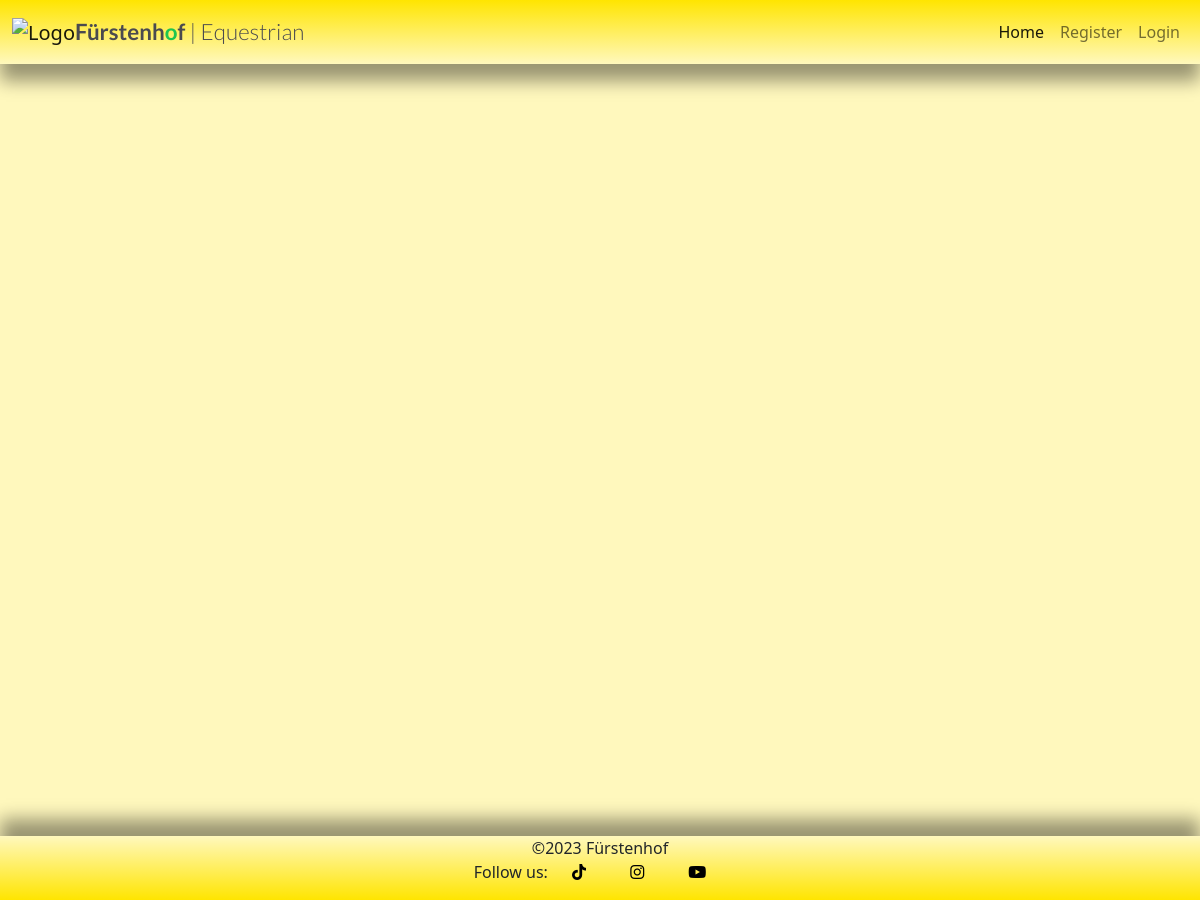
The page /horses/ on the database as committed earlier.
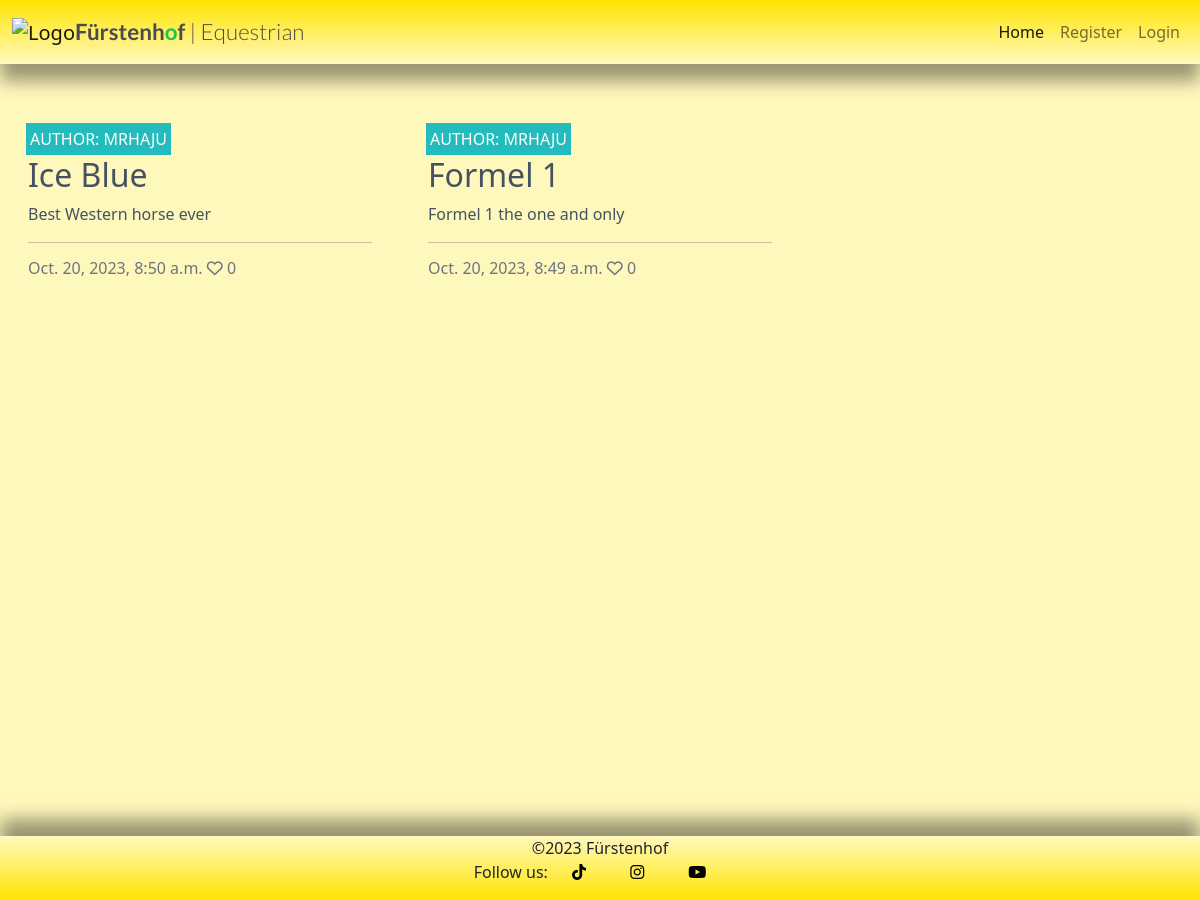
The same page on the database as committed later.
### horse_planer/models.py (models this page shows, shortened)
class Post(models.Model):
    title = models.CharField(max_length=200, unique=True)
    slug = models.SlugField(max_length=200, unique=True)
    author = models.ForeignKey(User, on_delete=models.CASCADE, related_name="blog_posts")
    updated_on = models.DateTimeField(auto_now=True)
    content = models.TextField()
    featured_image = CloudinaryField("image", default="placeholder")
    excerpt = models.TextField(blank=True)
    created_on = models.DateTimeField(auto_now_add=True)
    status = models.IntegerField(choices=STATUS, default=0)
    likes = models.ManyToManyField(User, related_name="blog_likes", blank=True)
    blog_image = models.ImageField(upload_to='upload/', verbose_name='Blog Image')
    class Meta:
        ordering = ["-created_on"]
    def number_of_likes(self):
        return self.likes.count()

### horse_planer/views.py (the view)
# urls.py: path('horses/', views.HorsesView.as_view(), name='horses'),
class HorsesView(generic.ListView):
    model = Post
    queryset = Post.objects.filter(status=1).order_by("-created_on")
    template_name = "horses.html"
    paginate_by = 6

### templates/horses.html (shortened to what this page needs)
{% extends "base.html" %}
{% block content %}
<div class="container-fluid">
    <div class="row">
        <div class="col-12 mt-3 left">
            <div class="row">
                {% for post in post_list %}
                <div class="col-md-4">
                    <div class="card mb-4">
                        <div class="card-body">
                            <div class="image-container">
                                <div class="image-flash">
                                    <p class="author">Author: {{ post.author }}</p>
                                </div>
                            </div>
                            <a href="{% url 'post_detail' post.slug %}" class="post-link">
                                <h2 class="card-title">{{ post.title }}</h2>
                                <p class="card-text">{{ post.excerpt }}</p>
                            </a>
                            <hr />
                            <p class="card-text text-muted h6">{{ post.created_on}} <i class="far fa-heart"></i>
                                {{ post.number_of_likes }}</p>
                        </div>
                    </div>
                </div>
                {% endfor %}
            </div>
        </div>
    </div>
</div>
{% endblock content %}

### templates/base.html (shortened to what this page needs)
{% load static %}
<!DOCTYPE html>
<html class="h-100">
<head>
    <link rel="stylesheet" href="https://cdnjs.cloudflare.com/ajax/libs/font-awesome/5.15.3/css/all.min.css">
    <link href="https://cdn.jsdelivr.net/npm/bootstrap@5.0.1/dist/css/bootstrap.min.css" rel="stylesheet"
>
    <link rel="stylesheet" href="{% static 'css/style.css' %}">
</head>
<body class="d-flex flex-column min-vh-100 main-bg">
    <nav class="navbar navbar-expand-lg navbar-light red-o">
        <div class="container-fluid navbar">
            <div class="Logo"><a class="navbar-brand" href="{% url 'home' %}"><img
                    src="https://res.cloudinary.com/db6t1xmmn/image/upload/f_auto,q_auto/lr0yetaokaao3dccozli"
                    alt="Logo" class="navbar-logo"></a></div>
                    <a class="navbar-brand" href="{% url 'home' %}"><span class="brand">Fürstenh<span class="red-o">o</span>f <span class="thin">| Equestrian</span></span></span></a>
            <div class="collapse navbar-collapse" id="navbarText">
                <ul class="navbar-nav ml-auto">
                    <li class="nav-item">
                        <a class="nav-link active" aria-current="page" href="{% url 'home' %}">Home</a>
                    </li>
                    {% if user.is_authenticated %}
                    <li class="nav-item">
                        <a id="horsenavtop" class="nav-link" href="{% url 'horses' %}">Horses</a>
                    </li>
                    <li class="nav-item">
                        <a class="nav-link" href="{% url 'account_logout' %}">Logout</a>
                    </li>
                    {% else %}
                    <li class="nav-item">
                        <a class="nav-link" href="{% url 'account_signup' %}">Register</a>
                    </li>
                    <li class="nav-item">
                        <a class="nav-link" href="{% url 'account_login' %}">Login</a>
                    </li>
                    {% endif %}
                </ul>
            </div>
        </div>
    </nav>
    <main class="col-md-12 col-lg-12  min-vh-100 main-bg maincontent">
        {% block content %}{% endblock content %}
    </main>
    <footer class="footer  text-center text-lg-start fixed-bottom">
        <p class="m-0 text-center">©2023 Fürstenhof</p>
        <p class="m-0 text-center ">Follow us:
            <a href="https://www.tiktok.com/@fuerstenhof_as" target="_blank" rel="noopener" aria-label="visit our Tiktok page"><i class="fa-brands fa-tiktok" style="color: #000000;"></i></a>
            <a href="https://www.instagram.com/fuerstenhof_as/" target="_blank" rel="noopener" aria-label="visit our Instagram page"><i class="fa-brands fa-instagram" style="color: #000000;"></i></a>
            <a href="https://www.youtube.com/@mrhaju3966/" target="_blank" rel="noopener" aria-label="visit our youtube page"><i class="fa-brands fa-youtube" style="color: #000000;"></i></a>
        </p>
    </footer>
</body>
</html>

### static/css/style.css (style rules this page uses)
body { background-color: #fff8bd; }
.brand { font-family: Lato, sans-serif; font-size: 1.4rem; font-weight: 700; color: #4a4a4f; }
.red-o { color: #1cc54f; }
.thin { font-weight: 300; }
.card { border: none; background-color: transparent; }
.image-container { position: relative; }
.image-flash { position: absolute; bottom: 5%; min-width: 30%; left: -2px; background-color: #23bbbb; }
.author { color: white; margin: 4px; text-transform: uppercase; }
.post-link { text-decoration: none; color: #445261; }
.navbar { z-index: 1000; height: 8vh; position: fixed; -webkit-box-shadow: 0px 17px 17px 0px rgba(0, 0, 0, 0.4); box-shadow: 0px 17px 17px 0px rgba(0, 0, 0, 0.4); background: #FFE500; background: -moz-linear-gradient(top, #FFE500 0%, #FFF8BD 100%); background: -webkit-linear-gradient(top, #FFE500 0%, #FFF8BD 100%); background: linear-gradient(to bottom, #FFE500 0%, #FFF8BD 100%); }
.navbar-nav { margin-left: auto; }
.navbar-logo { max-width: 100px; height: auto; }
.maincontent { margin-top: 100px; z-index: 10; min-height: 100%; width: 100%; }
.footer { align-items: center; height: 8vh; bottom: 0; z-index: 1000; width: 100%; -webkit-box-shadow: 0px -17px 17px 0px rgba(0, 0, 0, 0.4); box-shadow: 0px -17px 17px 0px rgba(0, 0, 0, 0.4); background: #FFF8BD; background: -moz-linear-gradient(top, #FFF8BD 0%, #ffe500 100%); background: -webkit-linear-gradient(top, #FFF8BD 0%, #ffe500 100%); background: linear-gradient(to bottom, #FFF8BD 0%, #ffe500 100%); }
footer i { padding-left: 20px; padding-right: 20px; }

Rows that differ between the two databases and show on the page:
added Post: author "MRHAJU", title "Ice Blue", excerpt "Best Western horse ever", created_on "Oct. 20, 2023, 8:50 a.m.", number_of_likes "0"
added Post: author "MRHAJU", title "Formel 1", excerpt "Formel 1 the one and only", created_on "Oct. 20, 2023, 8:49 a.m.", number_of_likes "0"
